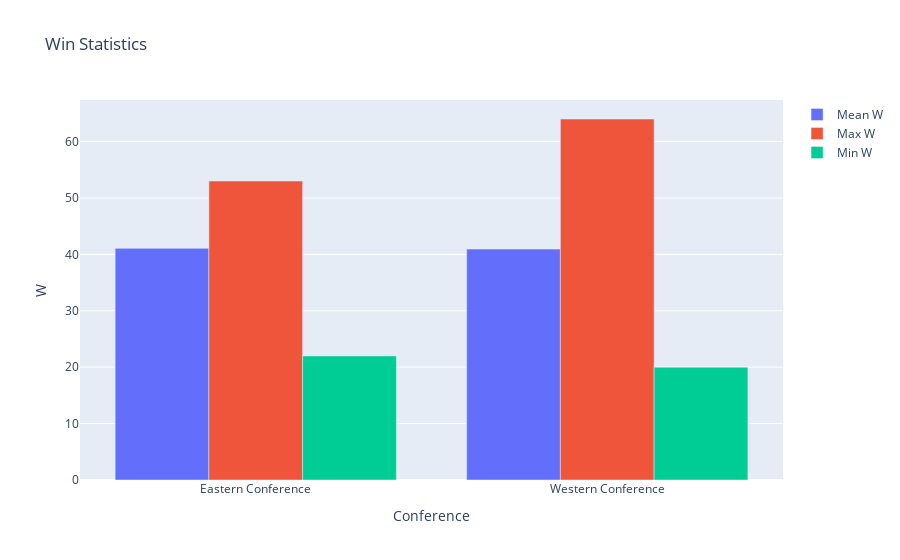

Notebook code cell kept with this figure:
### Code cell
import plotly.graph_objects as go

# Compute mean, max, and min W for Eastern and Western conferences
w_values_east = df_east["W"].values
mean_w_east = np.mean(w_values_east)
max_w_east = np.max(w_values_east)
min_w_east = np.min(w_values_east)

w_values_west = df_west["W"].values
mean_w_west = np.mean(w_values_west)
max_w_west = np.max(w_values_west)
min_w_west = np.min(w_values_west)

# Create bar chart
fig = go.Figure()
fig.add_trace(go.Bar(x=['Eastern Conference', 'Western Conference'], y=[mean_w_east, mean_w_west], name='Mean W'))
fig.add_trace(go.Bar(x=['Eastern Conference', 'Western Conference'], y=[max_w_east, max_w_west], name='Max W'))
fig.add_trace(go.Bar(x=['Eastern Conference', 'Western Conference'], y=[min_w_east, min_w_west], name='Min W'))
fig.update_layout(title="Win Statistics", xaxis_title="Conference", yaxis_title="W", barmode='group')
fig.show()
fig.write_html("combined_w_stats111.html")

### Figure 1 — Plotly figure (JSON) as saved in the notebook; plotly's stock layout.template omitted (floating-point values rounded to 4 significant figures)
{"data": [{"name": "Mean W", "type": "bar", "x": ["Eastern Conference", "Western Conference"], "y": [41.07, 40.93]}, {"name": "Max W", "type": "bar", "x": ["Eastern Conference", "Western Conference"], "y": [53, 64]}, {"name": "Min W", "type": "bar", "x": ["Eastern Conference", "Western Conference"], "y": [22, 20]}], "layout": {"barmode": "group", "title": {"text": "Win Statistics"}, "xaxis": {"title": {"text": "Conference"}}, "yaxis": {"title": {"text": "W"}}}}
